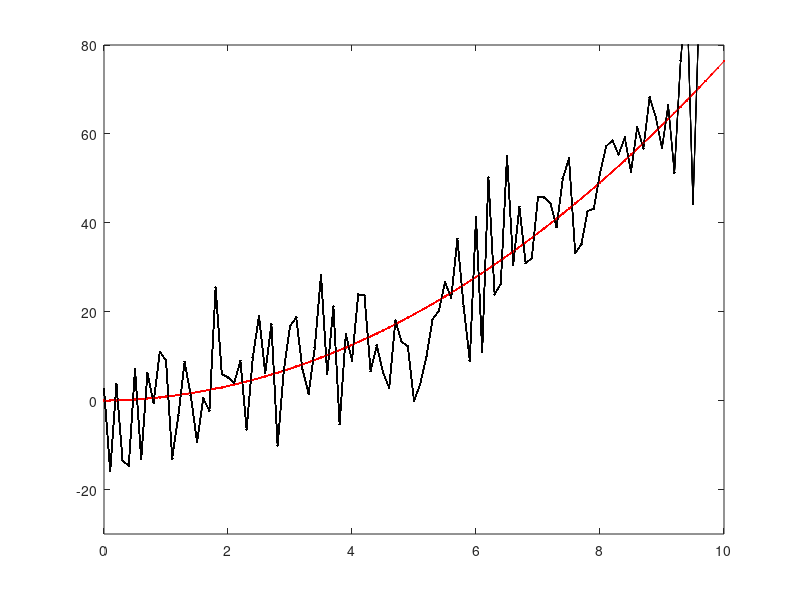

Here is the MATLAB script that generated this plot: (Note: this script raises an error after producing the figure.)
%Kalman Filter Matlab Example

% written by StudentDave 
%for licensing and usage questions 
%email scienceguy5000 at gmail. com

%Bayesian Ninja tracking Quail using kalman filter

clear all
%% define our meta-variables (i.e. how long and often we will sample)
duration = 10  %how long the Quail flies
dt = .1;  %The Ninja continuously looks for the birdy,
%but we'll assume he's just repeatedly sampling over time at a fixed interval

%% Define update equations (Coefficent matrices): A physics based model for where we expect the Quail to be [state transition (state + velocity)] + [input control (acceleration)]
A = [1 dt; 0 1] ; % state transition matrix:  expected flight of the Quail (state prediction)
B = [dt^2/2; dt]; %input control matrix:  expected effect of the input accceleration on the state.
C = [1 0]; % measurement matrix: the expected measurement given the predicted state (likelihood)
%since we are only measuring position (too hard for the ninja to calculate speed), we set the velocity variable to
%zero.

%% define main variables
u = 1.5; % define acceleration magnitude
Q= [0; 0]; %initized state--it has two components: [position; velocity] of the Quail
Q_estimate = Q;  %x_estimate of initial location estimation of where the Quail is (what we are updating)
QuailAccel_noise_mag = 0.05; %process noise: the variability in how fast the Quail is speeding up (stdv of acceleration: meters/sec^2)
NinjaVision_noise_mag = 10;  %measurement noise: How mask-blinded is the Ninja (stdv of location, in meters)
Ez = NinjaVision_noise_mag^2;% Ez convert the measurement noise (stdv) into covariance matrix
Ex = QuailAccel_noise_mag^2 * [dt^4/4 dt^3/2; dt^3/2 dt^2]; % Ex convert the process noise (stdv) into covariance matrix
P = Ex; % estimate of initial Quail position variance (covariance matrix)

%% initize result variables
% Initialize for speed
Q_loc = []; % ACTUAL Quail flight path
vel = []; % ACTUAL Quail velocity
Q_loc_meas = []; % Quail path that the Ninja sees


%% simulate what the Ninja sees over time
figure(2);clf
figure(1);clf
for t = 0 : dt: duration

    % Generate the Quail flight
    QuailAccel_noise = QuailAccel_noise_mag * [(dt^2/2)*randn; dt*randn];
    Q= A * Q+ B * u + QuailAccel_noise;
    % Generate what the Ninja sees
    NinjaVision_noise = NinjaVision_noise_mag * randn;
    y = C * Q+ NinjaVision_noise;
    Q_loc = [Q_loc; Q(1)];
    Q_loc_meas = [Q_loc_meas; y];
    vel = [vel; Q(2)];
    %iteratively plot what the ninja sees
    plot(0:dt:t, Q_loc, '-r.')
    plot(0:dt:t, Q_loc_meas, '-k.')
    axis([0 10 -30 80])
    hold on
    pause
end

%plot theoretical path of ninja that doesn't use kalman
plot(0:dt:t, smooth(Q_loc_meas), '-g.')

%plot velocity, just to show that it's constantly increasing, due to
%constant acceleration
%figure(2);
%plot(0:dt:t, vel, '-b.')


%% Do kalman filtering
%initize estimation variables
Q_loc_estimate = []; %  Quail position estimate
vel_estimate = []; % Quail velocity estimate
Q= [0; 0]; % re-initized state
P_estimate = P;
P_mag_estimate = [];
predic_state = [];
predic_var = [];
for t = 1:length(Q_loc)
    % Predict next state of the quail with the last state and predicted motion.
    Q_estimate = A * Q_estimate + B * u;
    predic_state = [predic_state; Q_estimate(1)] ;
    %predict next covariance
    P = A * P * A' + Ex;
    predic_var = [predic_var; P] ;
    % predicted Ninja measurement covariance
    % Kalman Gain
    K = P*C'*inv(C*P*C'+Ez);
    % Update the state estimate.
    Q_estimate = Q_estimate + K * (Q_loc_meas(t) - C * Q_estimate);
    % update covariance estimation.
    P =  (eye(2)-K*C)*P;
    %Store for plotting
    Q_loc_estimate = [Q_loc_estimate; Q_estimate(1)];
    vel_estimate = [vel_estimate; Q_estimate(2)];
    P_mag_estimate = [P_mag_estimate; P(1)]
end

% Plot the results
figure(2);
tt = 0 : dt : duration;
plot(tt,Q_loc,'-r.',tt,Q_loc_meas,'-k.', tt,Q_loc_estimate,'-g.');
axis([0 10 -30 80])


%plot the evolution of the distributions
figure(3);clf
for T = 1:length(Q_loc_estimate)
clf
    x = Q_loc_estimate(T)-5:.01:Q_loc_estimate(T)+5; % range on x axis
      
    %predicted next position of the quail     
    hold on
    mu = predic_state(T); % mean
    sigma = predic_var(T); % standard deviation
    y = normpdf(x,mu,sigma); % pdf
    y = y/(max(y));
    hl = line(x,y,'Color','m'); % or use hold on and normal plot
       
    %data measured by the ninja
    mu = Q_loc_meas(T); % mean
    sigma = NinjaVision_noise_mag; % standard deviation
    y = normpdf(x,mu,sigma); % pdf
    y = y/(max(y));
    hl = line(x,y,'Color','k'); % or use hold on and normal plot
    
    %combined position estimate
    mu = Q_loc_estimate(T); % mean
    sigma = P_mag_estimate(T); % standard deviation
    y = normpdf(x,mu,sigma); % pdf
    y = y/(max(y));
    hl = line(x,y, 'Color','g'); % or use hold on and normal plot
    axis([Q_loc_estimate(T)-5 Q_loc_estimate(T)+5 0 1]);     

    
    %actual position of the quail
    plot(Q_loc(T)); 
    ylim=get(gca,'ylim');
    line([Q_loc(T);Q_loc(T)],ylim.','linewidth',2,'color','b');
    legend('state predicted','measurement','state estimate','actual Quail position')
    pause
end